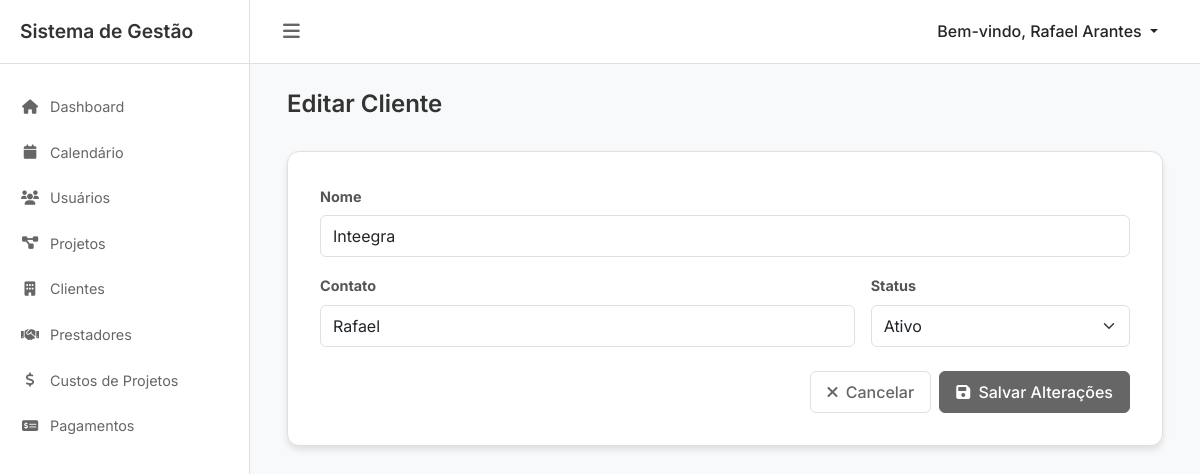
The app's page /index.php?modulo=editar_cliente&id=2 (signed in) with its own data.
### tables this page shows
CREATE TABLE `clientes` (
  `id` int(11) NOT NULL,
  `nome` varchar(255) NOT NULL,
  `contato` varchar(100) DEFAULT NULL,
  `status` enum('Ativo','Inativo') DEFAULT 'Ativo',
  `created_at` timestamp NOT NULL DEFAULT current_timestamp(),
  `updated_at` timestamp NOT NULL DEFAULT current_timestamp() ON UPDATE current_timestamp(),
  `ativo` tinyint(1) DEFAULT 1
);

### editar_cliente.php (the view, shortened to what this page needs)
<?php
$conexao = conectar();
try {
    $id = intval($_GET['id']);
    $stmt = $conexao->prepare("SELECT * FROM clientes WHERE id = ? AND ativo = 1");
    $stmt->bind_param("i", $id);
    $stmt->execute();
    $result = $stmt->get_result();
    $cliente = $result->fetch_assoc();
} catch (Exception $e) {
    $_SESSION['error_message'] = $e->getMessage();
    header("Location: index.php?modulo=listar_clientes");
    exit();
}
?>
<div class="container-fluid">
    <div class="page-header d-flex justify-content-between align-items-center mb-4">
        <h1 class="h2">Editar Cliente</h1>
    </div>
    <div class="card">
        <div class="card-body">
            <form action="index.php?modulo=editar_cliente&id=<?php echo $id; ?>" method="post" class="needs-validation" novalidate>
                <div class="row g-3">
                    <div class="col-md-12">
                        <label for="nome" class="form-label">Nome</label>
                        <input type="text" class="form-control" id="nome" name="nome"
                               value="<?php echo htmlspecialchars($cliente['nome']); ?>" required>
                    </div>
                    <div class="col-md-8">
                        <label for="contato" class="form-label">Contato</label>
                        <input type="text" class="form-control" id="contato" name="contato"
                               value="<?php echo htmlspecialchars($cliente['contato']); ?>">
                    </div>
                    <div class="col-md-4">
                        <label for="status" class="form-label">Status</label>
                        <select class="form-select" id="status" name="status" required>
                            <option value="Ativo" <?php echo $cliente['status'] == 'Ativo' ? 'selected' : ''; ?>>Ativo</option>
                        </select>
                    </div>
                </div>
                <div class="d-flex justify-content-end gap-2 mt-4">
                    <a href="index.php?modulo=listar_clientes" class="btn btn-outline-secondary">
                        <i class="fas fa-times me-1"></i> Cancelar
                    </a>
                    <button type="submit" class="btn btn-primary">
                        <i class="fas fa-save me-1"></i> Salvar Alterações
                    </button>
                </div>
            </form>
        </div>
    </div>
</div>

### css/style.css (style rules this page uses)
* { margin: 0; padding: 0; box-sizing: border-box; }
body { font-family: 'Inter', sans-serif; background-color: #f8f9fa; color: #333; }
.card { background: #fff; border: 1px solid #e0e0e0; border-radius: 8px; box-shadow: 0 1px 3px rgba(0,0,0,0.05); }
.btn-primary { background: #666; border-color: #666; }
.page-header { margin-bottom: 25px; }
.page-header h1 { font-size: 1.5rem; font-weight: 600; color: #333; }
.form-label { font-weight: 500; margin-bottom: 0.5rem; color: #333; }
.form-control, .form-select { border-color: #e0e0e0; padding: 0.5rem 0.75rem; }
.card-body { padding: 2rem; }
.btn { padding: 0.5rem 1rem; font-weight: 500; }
.btn-primary { background-color: #666; border-color: #666; }
.btn-outline-secondary { color: #666; border-color: #e0e0e0; }
.btn { transition: all 0.2s ease-in-out; }
.card { box-shadow: 0 4px 6px rgba(0, 0, 0, 0.1); border-radius: 12px; }
.form-label { font-weight: bold; font-size: 0.9rem; color: #555; }
input, select, textarea { border-radius: 6px; border-color: #ddd; }

### records on screen
clientes: nome "Inteegra", contato "Rafael", status "Ativo"

### other values on screen
$_SESSION['nome'] "Rafael Arantes"
